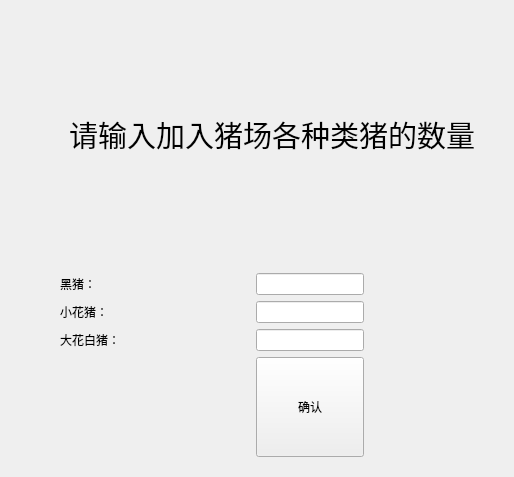
     <widget class="QWidget" name="Cin_data">
      <layout class="QVBoxLayout" name="verticalLayout_3">
       <item>
        <widget class="QWidget" name="widget_4" native="true">
         <layout class="QVBoxLayout" name="verticalLayout">
          <item>
           <spacer name="verticalSpacer">
            <property name="orientation">
             <enum>Qt::Vertical</enum>
            </property>
            <property name="sizeHint" stdset="0">
             <size>
              <width>20</width>
              <height>93</height>
             </size>
            </property>
           </spacer>
          </item>
          <item>
           <widget class="QLabel" name="label_2">
            <property name="minimumSize">
             <size>
              <width>0</width>
              <height>0</height>
             </size>
            </property>
            <property name="font">
             <font>
              <family>华文彩云</family>
              <pointsize>22</pointsize>
             </font>
            </property>
            <property name="layoutDirection">
             <enum>Qt::LeftToRight</enum>
            </property>
            <property name="text">
             <string>    请输入加入猪场各种类猪的数量</string>
            </property>
            <property name="alignment">
             <set>Qt::AlignCenter</set>
            </property>
           </widget>
          </item>
          <item>
           <spacer name="verticalSpacer_2">
            <property name="orientation">
             <enum>Qt::Vertical</enum>
            </property>
            <property name="sizeHint" stdset="0">
             <size>
              <width>20</width>
              <height>93</height>
             </size>
            </property>
           </spacer>
          </item>
         </layout>
        </widget>
       </item>
       <item>
        <widget class="QWidget" name="widget_3" native="true">
         <layout class="QGridLayout" name="gridLayout_2">
          <item row="0" column="1">
           <widget class="QLabel" name="label_3">
            <property name="text">
             <string>黑猪：</string>
            </property>
           </widget>
          </item>
          <item row="3" column="2">
           <spacer name="horizontalSpacer_12">
            <property name="orientation">
             <enum>Qt::Horizontal</enum>
            </property>
            <property name="sizeHint" stdset="0">
             <size>
              <width>40</width>
              <height>20</height>
             </size>
            </property>
           </spacer>
          </item>
          <item row="1" column="1">
           <widget class="QLabel" name="label_4">
            <property name="text">
             <string>小花猪：</string>
            </property>
           </widget>
          </item>
          <item row="2" column="1">
           <widget class="QLabel" name="label_5">
            <property name="text">
             <string>大花白猪：</string>
            </property>
           </widget>
          </item>
          <item row="0" column="2">
           <spacer name="horizontalSpacer_6">
            <property name="orientation">
             <enum>Qt::Horizontal</enum>
            </property>
            <property name="sizeHint" stdset="0">
             <size>
              <width>130</width>
              <height>20</height>
             </size>
            </property>
           </spacer>
          </item>
          <item row="2" column="4">
           <spacer name="horizontalSpacer_11">
            <property name="orientation">
             <enum>Qt::Horizontal</enum>
            </property>
            <property name="sizeHint" stdset="0">
             <size>
              <width>130</width>
              <height>20</height>
             </size>
            </property>
           </spacer>
          </item>
          <item row="3" column="4">
           <spacer name="horizontalSpacer_13">
            <property name="orientation">
             <enum>Qt::Horizontal</enum>
            </property>
            <property name="sizeHint" stdset="0">
             <size>
              <width>40</width>
              <height>20</height>
             </size>
            </property>
           </spacer>
          </item>
          <item row="2" column="2">
           <spacer name="horizontalSpacer_8">
            <property name="orientation">
             <enum>Qt::Horizontal</enum>
            </property>
            <property name="sizeHint" stdset="0">
             <size>
              <width>130</width>
              <height>20</height>
             </size>
            </property>
           </spacer>
          </item>
          <item row="1" column="4">
           <spacer name="horizontalSpacer_10">
            <property name="orientation">
             <enum>Qt::Horizontal</enum>
            </property>
            <property name="sizeHint" stdset="0">
             <size>
              <width>130</width>
              <height>20</height>
             </size>
            </property>
           </spacer>
          </item>
          <item row="0" column="3">
           <widget class="QLineEdit" name="lineEdit0"/>
          </item>
          <item row="1" column="3">
           <widget class="QLineEdit" name="lineEdit1"/>
          </item>
          <item row="1" column="2">
           <spacer name="horizontalSpacer_7">
            <property name="orientation">
             <enum>Qt::Horizontal</enum>
            </property>
            <property name="sizeHint" stdset="0">
             <size>
              <width>130</width>
              <height>20</height>
             </size>
            </property>
           </spacer>
          </item>
          <item row="2" column="3">
           <widget class="QLineEdit" name="lineEdit2"/>
          </item>
          <item row="0" column="4">
           <spacer name="horizontalSpacer_9">
            <property name="orientation">
             <enum>Qt::Horizontal</enum>
            </property>
            <property name="sizeHint" stdset="0">
             <size>
              <width>130</width>
              <height>20</height>
             </size>
            </property>
           </spacer>
          </item>
          <item row="3" column="3">
           <widget class="QPushButton" name="Confirm_Cin">
            <property name="minimumSize">
             <size>
              <width>0</width>
              <height>100</height>
             </size>
            </property>
            <property name="text">
             <string>确认</string>
            </property>
           </widget>
          </item>
          <item row="0" column="0">
           <spacer name="horizontalSpacer_14">
            <property name="orientation">
             <enum>Qt::Horizontal</enum>
            </property>
            <property name="sizeHint" stdset="0">
             <size>
              <width>40</width>
              <height>20</height>
             </size>
            </property>
           </spacer>
          </item>
          <item row="1" column="0">
           <spacer name="horizontalSpacer_15">
            <property name="orientation">
             <enum>Qt::Horizontal</enum>
            </property>
            <property name="sizeHint" stdset="0">
             <size>
              <width>40</width>
              <height>20</height>
             </size>
            </property>
           </spacer>
          </item>
          <item row="2" column="0">
           <spacer name="horizontalSpacer_16">
            <property name="orientation">
             <enum>Qt::Horizontal</enum>
            </property>
            <property name="sizeHint" stdset="0">
             <size>
              <width>40</width>
              <height>20</height>
             </size>
            </property>
           </spacer>
          </item>
         </layout>
        </widget>
       </item>
      </layout>
     </widget>
